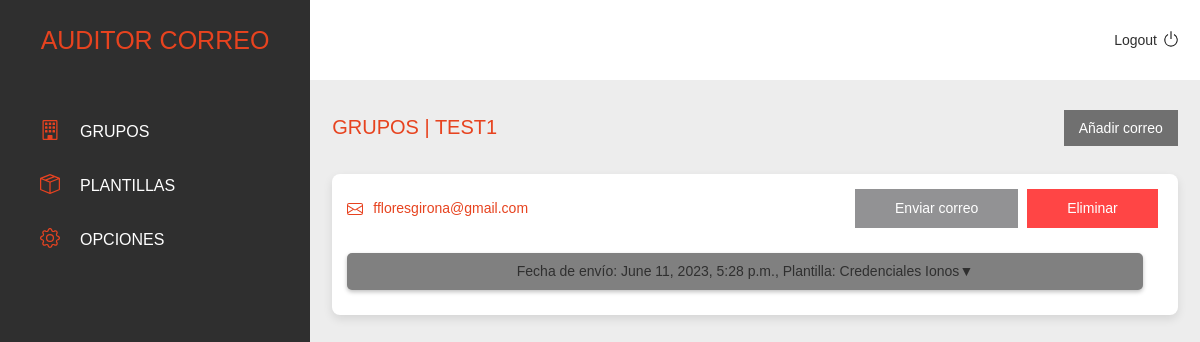
The app's page /grupos/3 (signed in), older data.
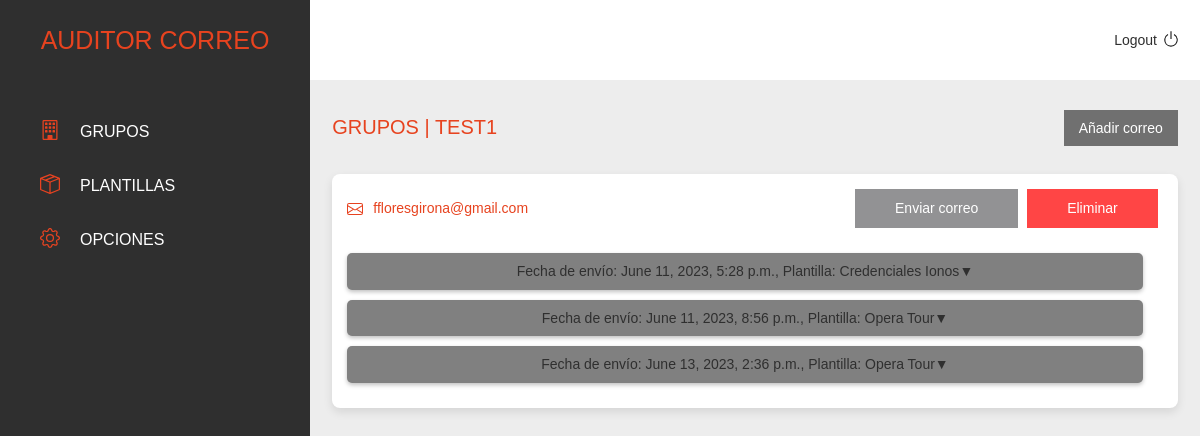
The same page, newer data.
### backend/grupos/models.py (models this page shows, shortened)
class Grupos(models.Model):
    id = models.AutoField(primary_key=True)
    nombre = models.CharField(max_length=50, null=True, blank=True)
    propietario = models.ForeignKey(User, on_delete=models.CASCADE)

### backend/correos/models.py (models this page shows)
class Correos(models.Model):
    id = models.AutoField(primary_key=True)
    correo = models.EmailField(max_length=35)
    grupo = models.ForeignKey(Grupos, on_delete=models.CASCADE)
    propietario = models.ForeignKey(User, on_delete=models.CASCADE)
    def __str__(self):
        return self.correo

### backend/smtp/models.py (models this page shows)
class Enviados(models.Model):
    fecha_envio = models.DateTimeField(auto_now_add=True)
    plantilla = models.ForeignKey(Plantillas, on_delete=models.CASCADE)
    correo = models.ForeignKey(Correos, on_delete=models.CASCADE)
    propietario = models.ForeignKey(User, on_delete=models.CASCADE)
    def __str__(self):
        return str(self.id)

### backend/plantillas/models.py (models this page shows, shortened)
class Plantillas(models.Model):
    OPCIONES = [
        ('phishing', 'phishing'),
        ('acceso', 'acceso'),
    ]
    id = models.AutoField(primary_key=True)
    tipo = models.CharField(max_length=20, choices=OPCIONES)
    nombre = models.CharField(max_length=50)
    asunto = models.CharField(max_length=100)
    mensaje = models.TextField()
    imagen = models.ImageField(upload_to='imagenes')
    plantilla = models.TextField()
    redireccion = models.CharField(max_length=200, null=True, blank=True)
    pdf = models.FileField(upload_to='imagenes', null=True, blank=True)
    emisor = models.ForeignKey(Emisores, on_delete=models.CASCADE)
    propietario = models.ForeignKey(User, null=True, on_delete=models.CASCADE)

### backend/correos/views.py (the view, shortened to what this page needs)
# urls.py: path('grupos/<str:id>', views.index, name='correos'),
@login_required(login_url='/accounts/login/')
def index(request, id=None):
    if request.method == 'GET':
        datos = obtener_datos_correos(request, id)
        data = {
            'datos': datos,
            'directorios' : [['carpeta-1-hola', 'dir'],['archivo-1', 'file'],['carpeta-2', 'dir'],['archivo-2', 'file'],['carpeta-1-hola', 'dir'],['archivo-1', 'file'],['carpeta-2', 'dir'],['archivo-2', 'file'],['carpeta-1-hola', 'dir'],['archivo-1', 'file'],['carpeta-2', 'dir'],['archivo-2', 'file']]
        }
    print(datos)
    return render(request, 'backend/correos/index.html', data)

### backend/registradores/models.py (called while the page is built)
    def __str__(self):
        return f'LogEntry #{self.id}'

    def __str__(self):
        return f'LogEntry #{self.id}'

### templates/backend/correos/index.html (shortened to what this page needs)
{% extends "backend/base.html" %}
{% load static %}
{% block content %}
<div class="titleOptions">
    <h1 class="sectionTitle uppercase">grupos | {{ datos.0.grupo }}</h1>
    <button class="addNewItem" onclick="toggleModal('añadir-correo')">Añadir correo</button>
</div>
{% for datos_correo in datos %}
    <div class="box">
        <div class="box-header">
            <div class="box-header-info">
                <div><img class="mail-icon" src="{% static 'images/frontend/icons/mail.svg' %}"></div>
                <div><h6 class="orange email-text">{{ datos_correo.correo.correo }}</h6></div>
            </div>
            <div>
                <button onclick="toggleModal('enviar{{datos_correo.correo.id}}')" class="button blue-btn"><h6>Enviar correo</h6></button>
                <button onclick="toggleModal('delete{{datos_correo.correo.id}}')" class="button red-btn"><h6>Eliminar</h6></button>
            </div>
        </div>
        <div class="box-body box-body-left">
            <div id="pc-options-box-{{ forloop.counter }}" class="pc-options-box">
                {% for enviado in datos_correo.enviados %}
                <div class="table-box" id="table-box-{{ forloop.parentloop.counter }}-{{ forloop.counter }}">
                    <h6 style="justify-content: center;" class="toggleTable" onclick="toggleTable('credenciales-{{ forloop.parentloop.counter }}-{{ forloop.counter }}')">Fecha de envío: {{ enviado.enviado.fecha_envio }}, Plantilla: {{ enviado.enviado.plantilla.nombre }} <span class="arrow">&#x25BC;</span></h6>
            {% endfor %}
        </div>
    </div>
</div>
{% endfor %}
{% endblock %}

### templates/backend/base.html (shortened to what this page needs)
<!doctype html>
<html lang="en">
  <head>
    {% load static %}
    <link href="{% static 'css/frontend/index.css'%}" rel="stylesheet" />
    <link href="{% static 'css/frontend/navbar.css'%}" rel="stylesheet" />
    <link href="{% static 'css/frontend/sidebar.css'%}" rel="stylesheet" />
    <link href="{% static 'css/frontend/correos.css'%}" rel="stylesheet" />
    <link href="{% static 'css/frontend/popup.css' %}" rel="stylesheet" />
    <link href="{% static 'css/frontend/acceso.css' %}" rel="stylesheet" />
    <link href="{% static 'css/frontend/headerEmpresa.css'%}" rel="stylesheet" />
    <link href="{% static 'css/frontend/header.css'%}" rel="stylesheet" />
    <link href="{% static 'css/frontend/plantillas.css'%}" rel="stylesheet" />
    <link href="{% static 'css/frontend/opciones.css'%}" rel="stylesheet" />
</head>
<body>
    {% load static %}
    {% block sidebar-dashboard %}
    {% include 'backend/sidebar.html' %}
    {% endblock %}
    <section class="main-panel">
        {% block navbar %}
        {% include 'backend/navbar.html' %}
        {% endblock %}
        <section class="info">
        {% block content %}
        {% endblock %}
        </section>
    </section>
</body>
</html>

### templates/backend/sidebar.html
{% load static %}
<section class="sidebar-wrapper">
    <div class="logo">
        <div>
            <h1 class="orange">AUDITOR CORREO</h1>
        </div>
    </div>
    <ul class="nav">
        <li class="#">
            <a href="{% url 'grupos' %}">
                <div><img class="sidebar-icon" src="{% static 'images/frontend/icons/building.svg' %}"></div>
                <div class="cut-text"><h5 class="uppercase">GRUPOS</h5></div>
            </a>
        </li>
        <li class="#">
            <a href="{% url 'plantillas' %}">
                <div><img class="sidebar-icon" src="{% static 'images/frontend/icons/box.svg' %}"></div>
                <div class="cut-text"><h5 class="uppercase">PLANTILLAS</h5></div>
            </a>
        </li>
        <li class="#">
            <a href="{% url 'opciones' %}">
                <div><img class="sidebar-icon" src="{% static 'images/frontend/icons/gear.svg' %}"></div>
                <div class="cut-text"><h5 class="uppercase">OPCIONES</h5></div>
            </a>
        </li>
    </ul>
</section>

### templates/backend/navbar.html
{% load static %}
<nav class="navbar">
  <div>
    <form class="logout-form" action="{% url 'logout' %}">
      <button class="logout-button" type="submit">
        <div><h6>Logout</h6></div>
        <div><img class="logout-icon" src="{% static 'images/logout.svg' %}"></div>
      </button>
    </form>
  </div>
</nav>

### templates/static/css/frontend/index.css (style rules this page uses)
:root { --color-orange: #E7431F; --color-red: #FF4545; --color-grey-hard: #707070; --color-grey: #929294; --color-grey-soft: #EDEDED; --color-grey-mid: #424242; --color-black: #2F2F2F; --color-white: #ffffff; }
* { font-family: Poppins,sans-serif; }
body { background-color: var(--color-grey-soft); margin: 0; display: flex; min-height: 100vh; }
.main-panel { display:flex; flex-direction: column; min-height: calc(100vh - 100px); width: calc(100vw); overflow-x: hidden; }
a { text-decoration: none; }
h1 { color: #fff; text-transform: uppercase; font-weight: 300; font-size: 20px; display: inline; }
h5 { color: #fff; line-height: 1.2; font-size: 16px; margin: 0; font-family: Poppins,sans-serif; white-space: nowrap; text-decoration: none; font-weight: 400; display: inline; }
h6 { color: var(--color-black); line-height: 1.2; font-size: 14px; margin: 0; font-family: Poppins,sans-serif; white-space: nowrap; text-decoration: none; font-weight: 300; display:inline; }
.orange { color: var(--color-orange) !important; }
.uppercase { text-transform: uppercase; }
.cut-text { text-overflow: ellipsis; overflow: hidden; width: 100%; height: 1.2em; white-space: nowrap; color: #fff; }
.titleOptions { display: flex; justify-content: space-between; align-items: center; width: 95%; margin-top: 15px; }
.addNewItem { background-color: var(--color-grey-hard); color: var(--color-white); border: none; padding: 10px 15px; font-size: 14px; font-weight: 500; cursor: pointer; }

### templates/static/css/frontend/navbar.css (style rules this page uses)
.navbar { display: flex; align-items: center; justify-content: flex-end; min-height: 50px; padding: 15px; background-color: var(--color-white); border-bottom: 1px solid var(--color-grey-soft); }
.logout-button { background: none; margin: 0; padding: 0; border: none; cursor: pointer; display: flex; align-items: center; padding: 5px; }
.logout-icon { margin-left: 5px; width: 18px; filter: invert(5%) sepia(9%) saturate(4%) hue-rotate(336deg) brightness(100%) contrast(90%); }

### templates/static/css/frontend/sidebar.css (style rules this page uses)
.sidebar-wrapper { min-width: 310px; background-color: var(--color-black); min-height: 100%; }
.logo { position: relative; text-align: center; min-height: 50px; padding: 15px; display: flex; justify-content: center; align-items: center; }
.logo h1 { font-size: 25px; }
.nav { margin-top: 25px; padding-left: 0; margin-bottom: 0; list-style: none; }
.nav li { display: flex; align-items: flex-start; flex-direction: column; width: 100%; }
.nav li > a { width: calc(100% - 25px - 15px); padding: 6px 25px 6px 15px; display: flex; align-items: center; min-height: 42px; }
.nav li > a h5 { font-weight: 500; }
.sidebar-icon { width: 20px; padding: 0px 20px 0px 10px; margin-left:15px; filter: invert(35%) sepia(40%) saturate(6440%) hue-rotate(352deg) brightness(95%) contrast(90%); }

### templates/static/css/frontend/correos.css (style rules this page uses)
.info { width: 100%; display: flex; flex-direction: column; align-items: center; font-family: Poppins, sans-serif; font-size: 14px; font-weight: 200; height: calc(100vh - 81px); overflow-y: auto; }
.box { width: 95%; background: var(--color-white); margin-top: 15px; border-radius: 8px; box-shadow: 0px 4px 10px rgba(0, 0, 0, 0.1); }
.box-header { padding: 15px 15px 0; display: flex; justify-content: space-between; }
.box-header-info { display: flex; align-items: center; }
.email-text { margin-right: 20px; }
.box-body { padding: 15px; display: flex; justify-content: center; align-items: center; flex-wrap: wrap; }
.box-body-left { justify-content: flex-start; }
.pc-options-box { display: block; width: 100%; margin-top: 10px; }
.button { margin-right: 5px; border: 0; padding: 11px 40px; color: white; cursor: pointer; }
.button h6 { color: var(--color-white); }
.blue-btn { background-color: var(--color-grey); }
.red-btn { background-color: var(--color-red); }
.mail-icon { filter: invert(35%) sepia(40%) saturate(6440%) hue-rotate(352deg) brightness(95%) contrast(90%); margin-right: 10px; margin-bottom: -3.5px; }
.toggleTable { width: calc(100% - 40px); background-color: gray; border-radius: 5px; text-align: center; margin-bottom: 10px; padding: 10px; box-shadow: 0px 2px 4px rgba(0, 0, 0, 0.25); cursor: pointer; display: flex; justify-content: space-between; align-items: center; }

### templates/static/css/frontend/header.css (style rules this page uses)
.sectionTitle { color: var(--color-orange); }

### templates/static/css/frontend/plantillas.css (style rules this page uses)
.info > div:last-child { margin-bottom: 15px; }

Row changes from the older to the newer data that the page shows:
added Enviados: enviado.fecha_envio "June 11, 2023, 8:56 p.m.", enviado.plantilla.nombre "Opera Tour"
added Enviados: enviado.fecha_envio "June 13, 2023, 2:36 p.m.", enviado.plantilla.nombre "Opera Tour"
